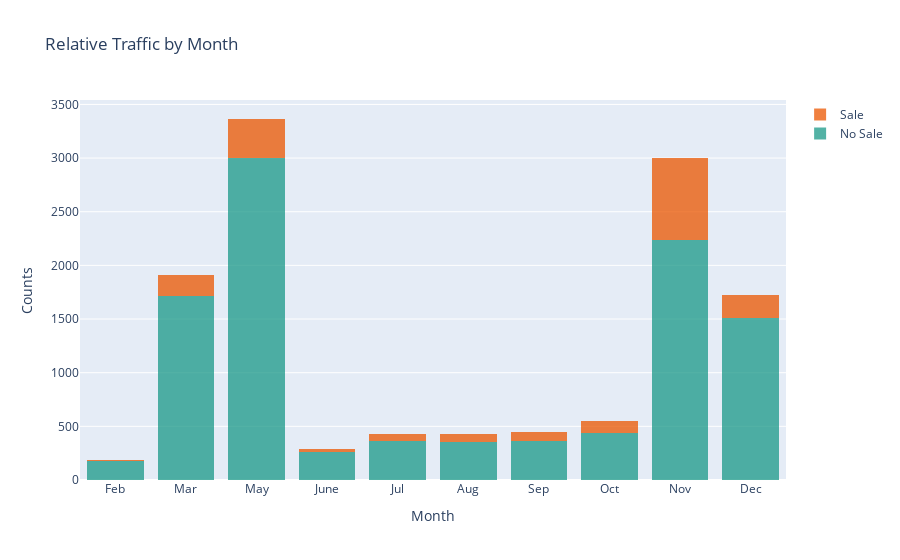

The cell this chart's notebook holds for it:
### Markdown cell above
#### Visualizations

### Code cell
#Month
#some housekeeping to keep the months in order in visualizations

months = ["Feb", "Mar", "May", "June", "Jul", "Aug", "Sep", "Oct", "Nov", "Dec"]
df['Month'] = pd.Categorical(df['Month'], categories=months, ordered=True)

fig = go.Figure()
fig.add_trace(go.Histogram(x=df['Month'].loc[df['Revenue'] == 0], 
                           name = 'No Sale',
                          marker_color = '#1A9988',
                          opacity = 0.75))
fig.add_trace(go.Histogram(x=df['Month'].loc[df['Revenue'] == 1], 
                           name = 'Sale',
                          marker_color = '#EB5600',
                          opacity = 0.75))
#keeps the months in order
fig.update_xaxes(categoryorder = 'array', categoryarray=np.array(months))
fig.update_layout(barmode='stack', 
                  hovermode=False, 
                  title = 'Relative Traffic by Month',
                 xaxis_title_text = 'Month',
                 yaxis_title_text = 'Counts')


fig.show()

### Figure 1 — Plotly figure (JSON) as saved in the notebook; plotly's stock layout.template omitted (floating-point values rounded to 4 significant figures; data arrays with more than 128 entries replaced by an {"elided": "..."} marker saying what was removed)
{"data": [{"marker": {"color": "#1A9988"}, "name": "No Sale", "opacity": 0.75, "type": "histogram", "x": {"elided": "10422 str values"}}, {"marker": {"color": "#EB5600"}, "name": "Sale", "opacity": 0.75, "type": "histogram", "x": {"elided": "1908 str values"}}], "layout": {"barmode": "stack", "hovermode": false, "title": {"text": "Relative Traffic by Month"}, "xaxis": {"categoryarray": ["Feb", "Mar", "May", "June", "Jul", "Aug", "Sep", "Oct", "Nov", "Dec"], "categoryorder": "array", "title": {"text": "Month"}}, "yaxis": {"title": {"text": "Counts"}}}}
